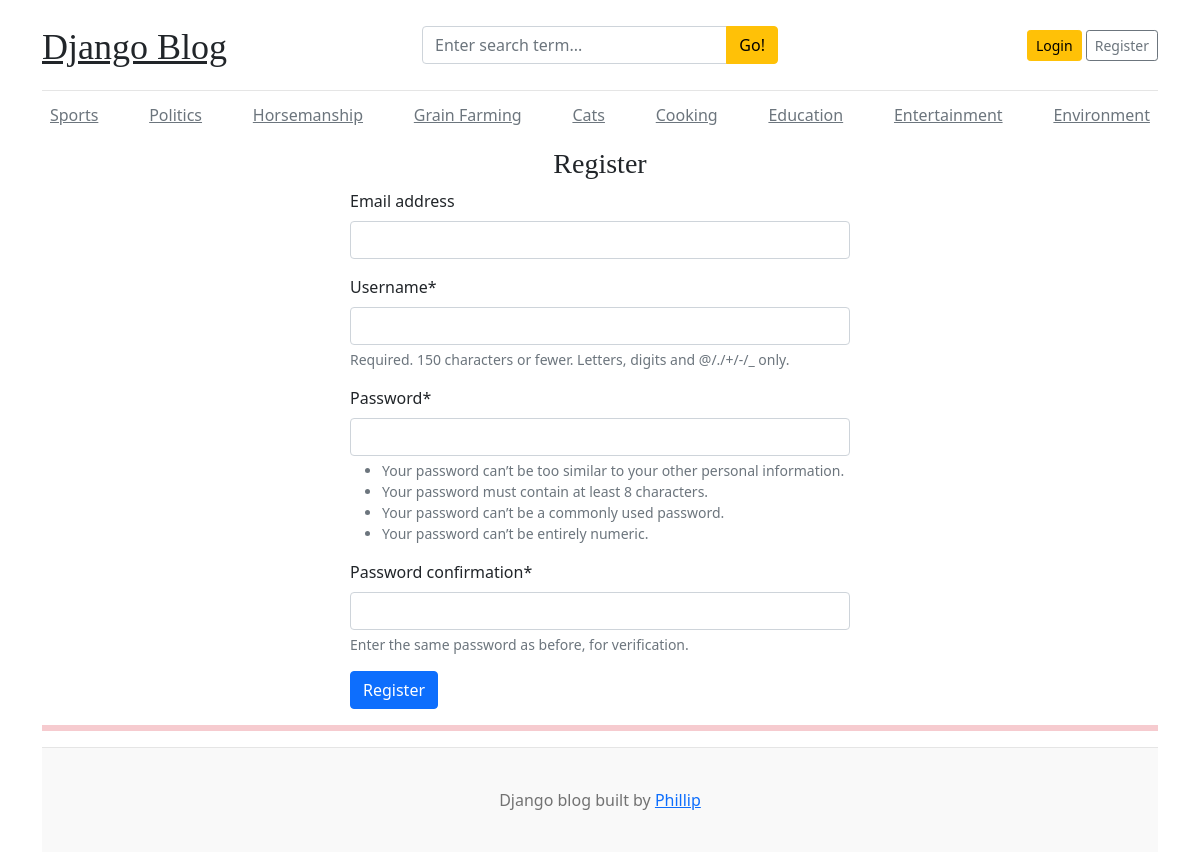
Screenshot of /register/ with the database file from the repository.
### blogs/models.py (models this page shows, shortened)
class Category(models.Model):
    cat_name = models.CharField(max_length=50, unique=True)
    created_at = models.DateTimeField(auto_now_add=True)
    updated_at = models.DateTimeField(auto_now=True)
    class Meta:
        verbose_name_plural = 'categories'

### blog_main/views.py (the view)
# urls.py: path('register/', views.register, name='register'),
def register(request):
    if request.method == 'POST':
        form = RegistrationForm(request.POST)
        if form.is_valid():
            form.save()
            return redirect('home')
    else:
        form = RegistrationForm()
    context = {
        'form': form,
    }
    return render(request, 'register.html', context)

### blog_main/forms.py
class RegistrationForm(UserCreationForm):
    class Meta:
        model = User
        fields = ('email', 'username', 'password1', 'password2')

### blogs/context_processors.py (called while the page is built)
def get_categories(request):
    categories = Category.objects.all()
    return dict(categories=categories)

def get_social(request):
    social = Social.objects.all()
    return dict(social = social)

### templates/register.html (shortened to what this page needs)
{% extends 'base.html' %}
  {% block content %}
  {% load crispy_forms_tags %}
  <h3 class="text-center">Register</h3>
  <form action="" method="POST" style="width: 500px; margin: auto;">
      {{ form | crispy }}
      <button type="submit" class="btn btn-primary">Register</button>
  </form>
  {% endblock %}

### templates/base.html (shortened to what this page needs)
{% load static %}
<!DOCTYPE html>
<html lang="en">
  <head>
    <link
      href="https://getbootstrap.com/docs/5.0/dist/css/bootstrap.min.css"
      rel="stylesheet"
    />
    <link rel="stylesheet" href="https://cdnjs.cloudflare.com/ajax/libs/font-awesome/6.7.2/css/all.min.css">
    <link href='{% static "css/blog.css" %}' rel="stylesheet" />
  </head>
  <body>
    <div class="container">
      <header class="blog-header py-3">
        <div class="row flex-nowrap justify-content-between align-items-center">
          <div class="col-4 pt-1">
            <a class="blog-header-logo text-dark" href="/">Django Blog</a>
          </div>
          <div class="col-4">
            <form action="{% url 'search' %}" method="GET">
              <div class="input-group">
                <input class="form-control" type="text" name="keyword"  placeholder="Enter search term..." aria-label="Enter search term..." aria-describedby="button-search" />
                <button class="btn btn-warning" id="button-search" type="submit">Go!</button>
              </div>
            </form>
          </div>
          <div class="col-4 d-flex justify-content-end align-items-center">
            {% if user.is_authenticated %}
              <span><a href="{% url 'dashboard' %}">Dashboard</a>&emsp;<a class="btn btn-sm btn-warning" href="{% url 'logout' %}">Logout</a> &nbsp;</></span>
            {% else %}
              <a class="btn btn-sm btn-warning" href="{% url 'login' %}">Login</a> &nbsp;
              <a class="btn btn-sm btn-outline-secondary" href="{% url 'register' %}">Register</a>
            {% endif %}
            </div>
        </div>
      </header>
      <div class="nav-scroller py-1 mb-2">
        <nav class="nav d-flex justify-content-between">
          {% for cat in categories %}
          <a class="p-2 text-muted" href="{% url 'posts_by_category' cat.id %}">{{cat.cat_name}}</a>
          {% endfor %}
      </div>
 {% block content %}
 {% endblock %}
<hr class="bg-danger border-3 border-bottom border-top border-danger" />
<footer class="blog-footer">
    <p>Django blog built by <a href="#">Phillip</a></p>
  </footer>
</body>
</html>

### blog_main/static/css/blog.css (style rules this page uses)
.blog-header { border-bottom: 1px solid #e5e5e5; }
.blog-header-logo { font-family: 'Playfair Display', Georgia, 'Times New Roman', serif ; font-size: 2.25rem; }
h1, h2, h3, h4, h5, h6 { font-family: 'Playfair Display', Georgia, 'Times New Roman', serif ; }
.blog-footer { padding: 2.5rem 0; color: #727272; text-align: center; background-color: #f9f9f9; border-top: 0.05rem solid #e5e5e5; }
.blog-footer p:last-child { margin-bottom: 0; }

### rows the page displays
Category: cat_name "Sports"
Category: cat_name "Politics"
Category: cat_name "Horsemanship"
Category: cat_name "Grain Farming"
Category: cat_name "Cats"
Category: cat_name "Cooking"
Category: cat_name "Education"
Category: cat_name "Entertainment"
Category: cat_name "Environment"
